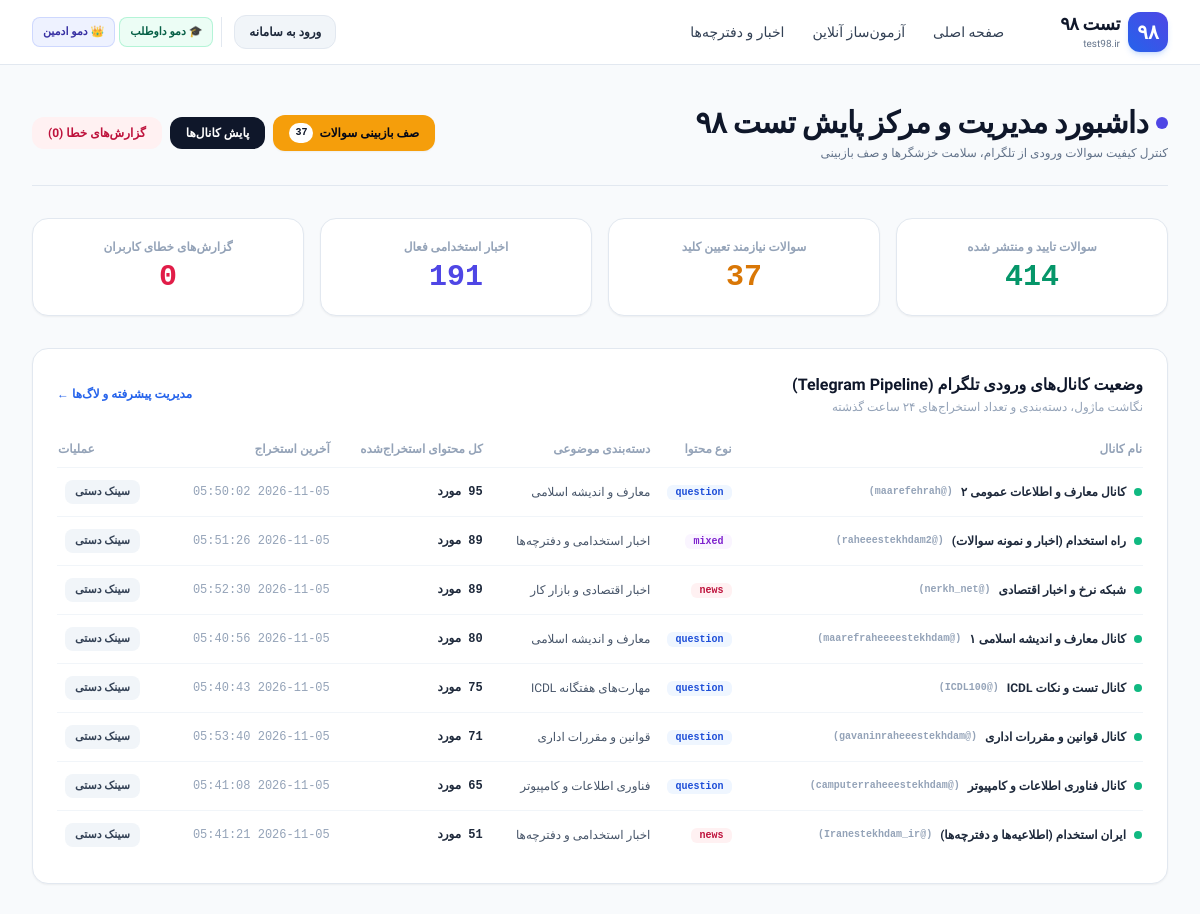
The page /admin/ (upper part) on the database as committed earlier.
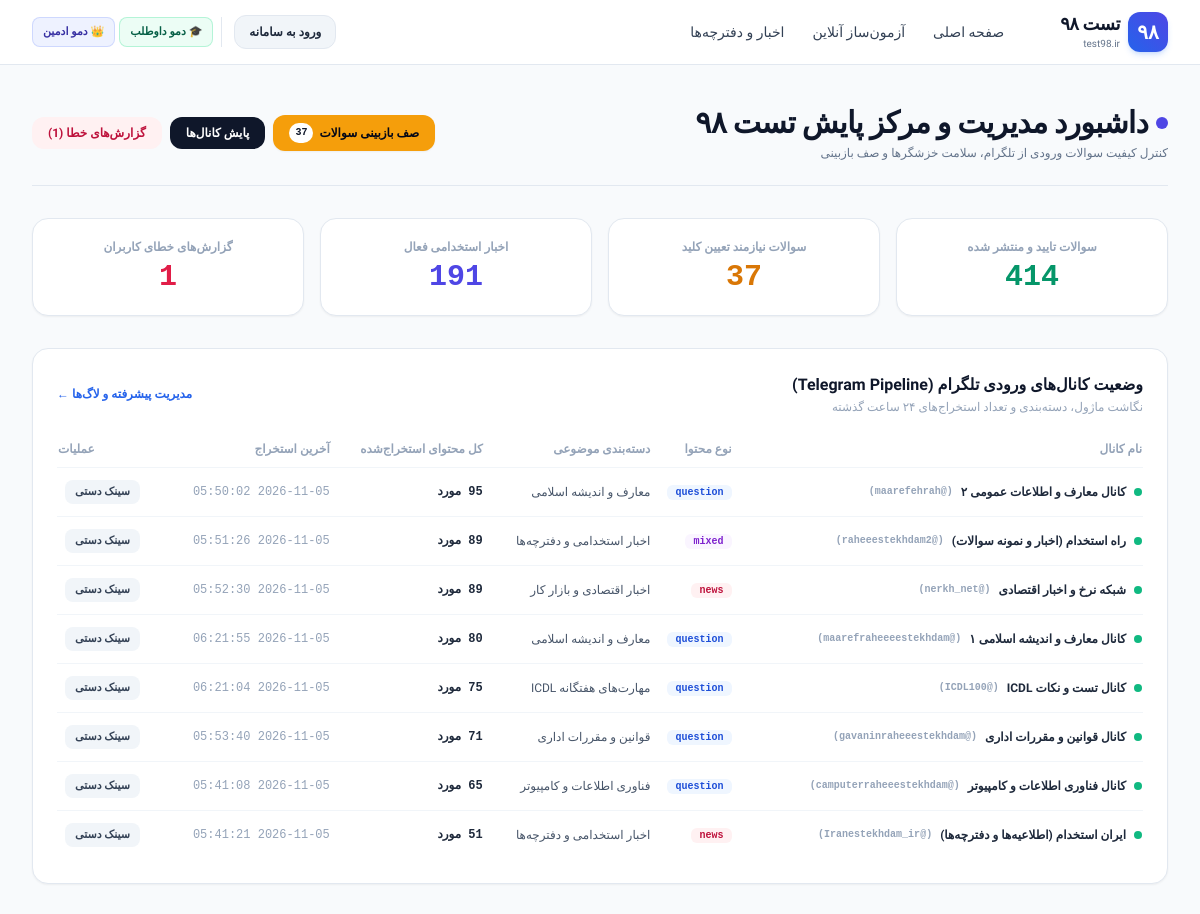
The same page on the database as committed later.
### tables this page shows
CREATE TABLE crawler_channels (
                id INTEGER PRIMARY KEY AUTOINCREMENT,
                channel_username TEXT UNIQUE NOT NULL,
                content_type TEXT NOT NULL,     -- question, news, mixed
                category_code TEXT NOT NULL,
                name_fa TEXT,
                is_active INTEGER DEFAULT 1,
                last_msg_id INTEGER DEFAULT 0,
                total_extracted INTEGER DEFAULT 0,
                last_crawled_at TIMESTAMP, oldest_msg_id INTEGER DEFAULT 0,
                FOREIGN KEY (category_code) REFERENCES categories(code)
            );

CREATE TABLE categories (
                code TEXT PRIMARY KEY,
                name_fa TEXT NOT NULL,
                description TEXT,
                icon TEXT DEFAULT 'folder',
                color TEXT DEFAULT 'blue',
                is_exam INTEGER DEFAULT 1,
                is_news INTEGER DEFAULT 0
            );

### app/routers/admin.py (the view)
@router.get("", response_class=HTMLResponse)
@router.get("/", response_class=HTMLResponse)
async def admin_dashboard(request: Request, response: Response):
    user = await require_admin(request, response)
    async with get_db() as db:
        cursor = await db.execute("SELECT COUNT(*) FROM questions WHERE status = 'published'")
        published_q = (await cursor.fetchone())[0]
        cursor = await db.execute("SELECT COUNT(*) FROM questions WHERE status = 'needs_review'")
        pending_q = (await cursor.fetchone())[0]
        cursor = await db.execute("SELECT COUNT(*) FROM news")
        total_news = (await cursor.fetchone())[0]
        cursor = await db.execute("SELECT COUNT(*) FROM question_reports WHERE status = 'pending'")
        pending_reports = (await cursor.fetchone())[0]
        channels = await get_crawler_status()
        cursor = await db.execute("""
            SELECT id, question_text, category, source_channel, created_at
            FROM questions
            WHERE status = 'needs_review'
            ORDER BY id DESC LIMIT 5
        """)
        pending_samples = [dict(r) for r in await cursor.fetchall()]
    return templates.TemplateResponse(
        request=request,
        name="admin/dashboard.html",
        context={
            "user": user,
            "published_q": published_q,
            "pending_q": pending_q,
            "total_news": total_news,
            "pending_reports": pending_reports,
            "channels": channels,
            "pending_samples": pending_samples,
            "settings": settings
        }
    )

### app/templates/admin/dashboard.html (shortened to what the changed rows need)
{% extends "base.html" %}
{% block content %}
<div class="max-w-7xl mx-auto px-4 sm:px-6 lg:px-8 py-10">
    <div class="flex flex-col sm:flex-row items-start sm:items-center justify-between pb-6 mb-8 border-b border-slate-200 gap-4">
        <div>
            <div class="flex items-center gap-2 mb-1">
                <h1 class="text-2xl sm:text-3xl font-black text-slate-900 tracking-tight">داشبورد مدیریت و مرکز پایش تست ۹۸</h1>
            </div>
        </div>
        <div class="flex items-center gap-2">
            <a href="/admin/moderation" class="px-4 py-2 rounded-xl bg-amber-500 hover:bg-amber-600 text-slate-950 font-bold text-xs shadow-sm transition-all flex items-center gap-1.5">
                <span>صف بازبینی سوالات</span>
                <span class="px-1.5 py-0.5 rounded-full bg-white text-slate-900 font-mono text-[10px] font-black">{{ pending_q }}</span>
            </a>
            <a href="/admin/crawlers" class="px-4 py-2 rounded-xl bg-slate-900 hover:bg-slate-800 text-white font-bold text-xs transition-colors">
                پایش کانال‌ها
            </a>
            <a href="/admin/reports" class="px-4 py-2 rounded-xl bg-rose-50 hover:bg-rose-100 text-rose-700 font-bold text-xs transition-colors">
                گزارش‌های خطا ({{ pending_reports }})
            </a>
        </div>
    </div>
    <div class="grid grid-cols-2 md:grid-cols-4 gap-4 mb-8">
        <div class="bg-white p-5 rounded-2xl border border-slate-200 shadow-sm text-center">
            <span class="text-xs font-semibold text-slate-400 block mb-1">گزارش‌های خطای کاربران</span>
            <div class="text-3xl font-black font-mono text-rose-600">{{ pending_reports }}</div>
        </div>
    </div>
    <div class="bg-white rounded-2xl border border-slate-200 p-6 shadow-sm mb-8">
        <div class="overflow-x-auto">
            <table class="w-full text-right text-xs">
                <thead>
                    <tr class="border-b border-slate-100 text-slate-400 pb-2">
                        <th class="py-2.5 font-bold">نام کانال</th>
                        <th class="py-2.5 font-bold">نوع محتوا</th>
                        <th class="py-2.5 font-bold">دسته‌بندی موضوعی</th>
                        <th class="py-2.5 font-bold">کل محتوای استخراج‌شده</th>
                        <th class="py-2.5 font-bold">آخرین استخراج</th>
                        <th class="py-2.5 font-bold text-left">عملیات</th>
                    </tr>
                </thead>
                <tbody class="divide-y divide-slate-100">
                    {% for ch in channels %}
                    <tr class="hover:bg-slate-50 transition-colors">
                        <td class="py-3 font-bold text-slate-800">
                            <div class="flex items-center gap-2">
                                <span class="w-2 h-2 rounded-full {% if ch.is_active %}bg-emerald-500{% else %}bg-slate-300{% endif %}"></span>
                                <span>{{ ch.name_fa or ch.channel_username }}</span>
                                <span class="text-[10px] text-slate-400 font-mono">(@{{ ch.channel_username }})</span>
                            </div>
                        </td>
                        <td class="py-3">
                            <span class="px-2 py-0.5 rounded-md font-mono text-[10px] font-bold
                                {% if ch.content_type == 'question' %}bg-blue-50 text-blue-700{% elif ch.content_type == 'news' %}bg-rose-50 text-rose-700{% else %}bg-purple-50 text-purple-700{% endif %}">
                                {{ ch.content_type }}
                            </span>
                        </td>
                        <td class="py-3 text-slate-600 font-medium">{{ ch.category_name }}</td>
                        <td class="py-3 font-mono font-bold text-slate-800">{{ ch.total_extracted }} مورد</td>
                        <td class="py-3 text-slate-400 font-mono">{{ ch.last_crawled_at or 'ثبت اولیه' }}</td>
                        <td class="py-3 text-left">
                            <form hx-post="/admin/crawlers/sync" hx-target="#sync-status-{{ ch.id }}" class="inline">
                                <button type="submit" class="px-2.5 py-1 rounded-lg bg-slate-100 hover:bg-slate-200 text-slate-700 font-bold text-[11px] transition-colors">
                                    سینک دستی
                                </button>
                            </form>
                        </td>
                    </tr>
                    {% endfor %}
                </tbody>
            </table>
        </div>
    </div>
</div>
{% endblock %}

Rows that differ between the two databases and show on the page:
changed crawler_channels "کانال معارف و اندیشه اسلامی ۱": last_crawled_at "2026-11-05 05:40:56" → "2026-11-05 06:21:55"
changed crawler_channels "کانال تست و نکات ICDL": last_crawled_at "2026-11-05 05:40:43" → "2026-11-05 06:21:04"
Other text that changed with them:
{{ pending_reports }}: "0" → "1"
